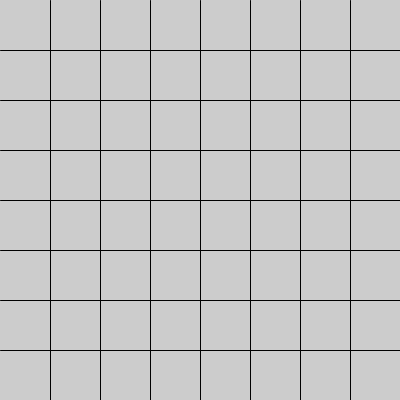
Frame 1 (no input)
Frame 60 (the mouse pressed at the canvas centre just before this capture): identical to frame 1, image omitted
Frame 120 (the mouse held since frame 60 and released just before this capture): identical to frame 1, image omitted

The Processing sketch that drew this single still picture (run headless with seeded random() and noise(); from frame 60 on, the mouse is pressed at the canvas centre):

// Processing sketch: Exercise2__chessboard
// ── Exercise2__chessboard.pde
//Lab-02b
//Exercise 1(static drawing)
//For loop to a while loop
void setup()
{
size(400,400);}

void draw()

{
background(204);

stroke(0);
strokeWeight(1);


float x = width/8;
float y = height/8;

while (x < width && y < height)

 {  line (x, 0 , x , height);
    x += width/8 ;             //vertical
    
    line (0 , y , width , y );
  y += height/8 ;              //horizontal
 }
}
